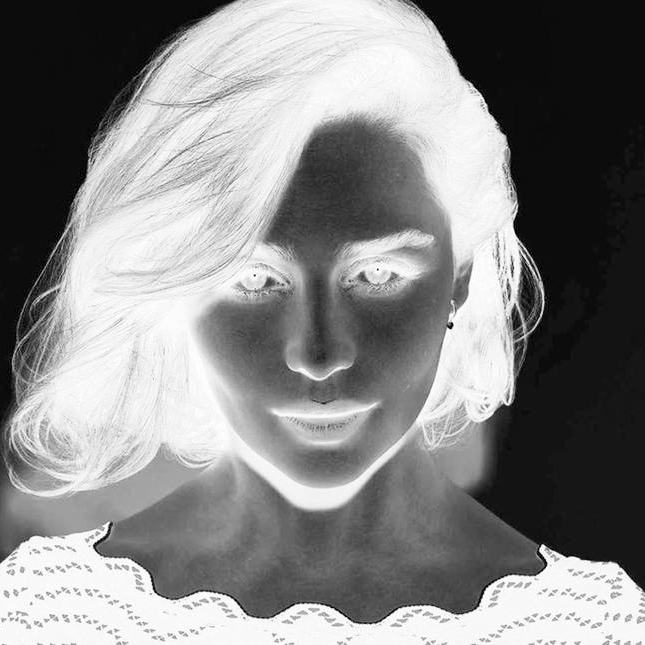
#> input picture Assignment21/img/1.jpg, 645 x 645 px, given in place of the camera
$ python color_detector.py
#> lines starting #> are read from the running program, lines starting #| are printed output that depends on the picture; after the words box and inside, x2 and y2 are one past the last pixel; in counts of white or black regions, pixels touching at a corner belong together
import cv2
import numpy as np

cap = cv2.VideoCapture(0)

def main():
    while True:
        ret, frame = cap.read()
#> frame is the input picture: shape (645, 645, 3); min 0, max 255, mean 133.8
        if not ret:
            break

        width, height, _ = frame.shape
#> width = 645; height = 645

        b, g, r = cv2.split(frame)

        target = frame[(width//8)*3:(width//8)*5, (height//8)*3:(height//8)*5]
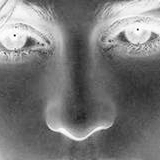
#> target: shape (160, 160, 3); min 15, max 255, mean 120.9

        b_tar, g_tar, r_tar = cv2.split(target)

        alpha = 3 # Contrast control (1.0-3.0)
        beta = 0 # Brightness control (0-100)
        r_tar = cv2.convertScaleAbs(r_tar, alpha=alpha, beta=beta)
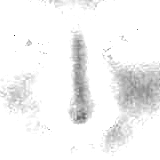
#> r_tar: shape (160, 160); min 45, max 255, mean 243.2
        g_tar = cv2.convertScaleAbs(g_tar, alpha=alpha, beta=beta)
        b_tar = cv2.convertScaleAbs(b_tar, alpha=alpha, beta=beta)

        r_avg = round(np.average(r_tar))
#> r_avg = 243
        g_avg = round(np.average(g_tar))
#> g_avg = 243
        b_avg = round(np.average(b_tar))
#> b_avg = 243

        target = cv2.merge((b_tar,g_tar,r_tar))

        kernel = np.ones((45, 45), np.float32)/2025
        b = cv2.filter2D(b, -1, kernel, borderType=cv2.BORDER_CONSTANT)
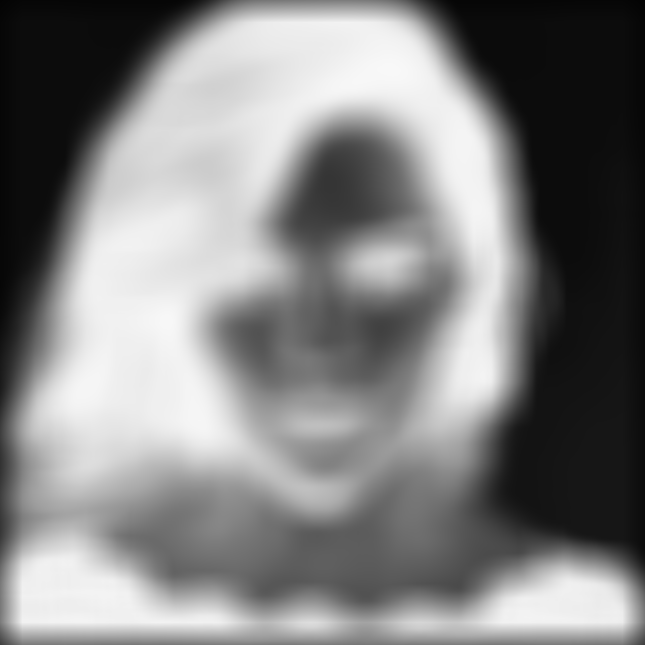
#> b: shape (645, 645); min 3, max 248, mean 130.1
        g = cv2.filter2D(g, -1, kernel, borderType=cv2.BORDER_CONSTANT)
        r = cv2.filter2D(r, -1, kernel, borderType=cv2.BORDER_CONSTANT)

        frame = cv2.merge((b, g, r))

        frame[(width//8)*3:(width//8)*5, (height//8)*3:(height//8)*5] = target
        cv2.rectangle(frame, (height//8*3, width//8*3), ((height//8*5), (width//8*5)), (0, 255, 0), 4)
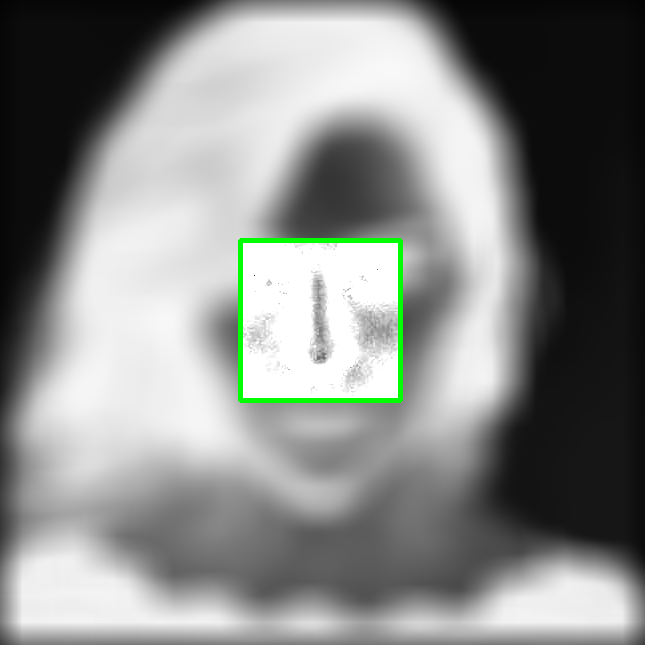
#> frame: shape (645, 645, 3); mean B, G, R 136.2, 138.1, 136.2

        # detect color and put text ... r_avg , b_avg ...
        if r_avg>220 and g_avg>220 and b_avg>220:
            cv2.putText(frame, 'White', (10, 30), cv2.FONT_HERSHEY_COMPLEX, 1, (0,0,0))
#> frame: shape (645, 645, 3); 0.09% of pixels changed, all inside (x1, y1, x2, y2) = (11, 9, 99, 31)
        elif r_avg<60 and g_avg<60 and b_avg<60:
            cv2.putText(frame, 'Black', (10, 30), cv2.FONT_HERSHEY_COMPLEX, 1, (0,0,0))
        elif 170>r_avg>70 and 170>g_avg>70 and 170>b_avg>70:
            cv2.putText(frame, 'Gray', (10, 30), cv2.FONT_HERSHEY_COMPLEX, 1, (0,0,0))

        elif r_avg>200 and g_avg<40 and b_avg<40:
            cv2.putText(frame, 'Red', (10, 30), cv2.FONT_HERSHEY_COMPLEX, 1, (0,0,0))
        elif r_avg<40 and g_avg>200 and b_avg<40:
            cv2.putText(frame, 'Green', (10, 30), cv2.FONT_HERSHEY_COMPLEX, 1, (0,0,0))
        elif r_avg<40 and g_avg<40 and b_avg>200:
            cv2.putText(frame, 'Blue', (10, 30), cv2.FONT_HERSHEY_COMPLEX, 1, (0,0,0))

        elif r_avg>200 and g_avg>200 and b_avg<40:
            cv2.putText(frame, 'Yellow', (10, 30), cv2.FONT_HERSHEY_COMPLEX, 1, (0,0,0))
        elif r_avg<40 and g_avg>200 and b_avg>200:
            cv2.putText(frame, 'Cyan', (10, 30), cv2.FONT_HERSHEY_COMPLEX, 1, (0,0,0))
        elif r_avg>200 and g_avg<40 and b_avg>200:
            cv2.putText(frame, 'Magenta', (10, 30), cv2.FONT_HERSHEY_COMPLEX, 1, (0,0,0))

        cv2.imshow('cam', frame)

        if cv2.waitKey(1) & 0xFF == ord('q'):
#> (key q is pressed here)
            break

if __name__=='__main__':
    main()
    cap.release()
    cv2.destroyAllWindows()

$ run again, on Assignment21/img/2.jpg
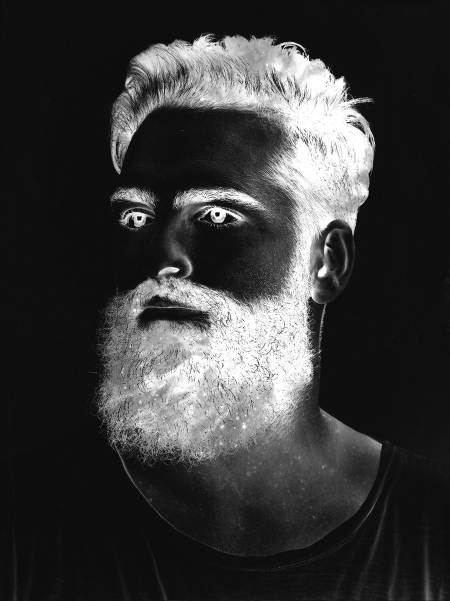
#> input picture Assignment21/img/2.jpg, 900 x 1202 px, given in place of the camera (shown at 1/2 size)
#> in main, frame is the input picture: shape (1202, 900, 3); min 0, max 255, mean 57.7
#> in main, `r_tar = cv2.convertScaleAbs(r_tar, alpha=alpha, beta=beta)`:
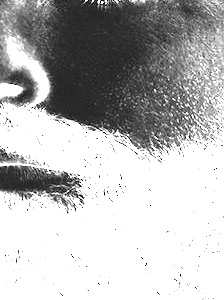
#> r_tar: shape (300, 224); min 0, max 255, mean 183.6
#> r_avg = 184
#> in main, `cv2.rectangle(frame, (height//8*3, width//8*3), ((height//8*5), (width..`:
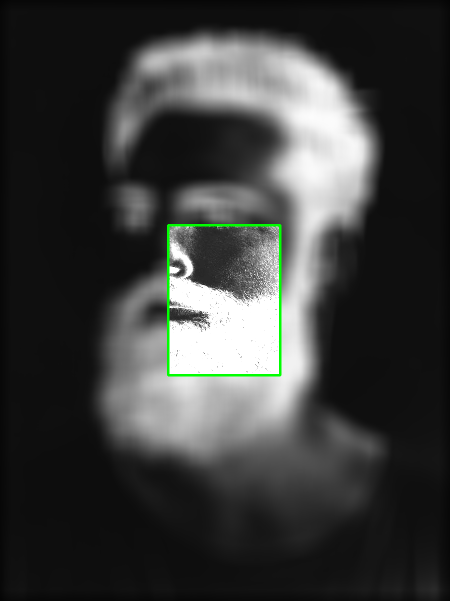
#> frame: shape (1202, 900, 3) (shown at 1/2 size); mean B, G, R 60, 61.2, 60

$ run again, on Assignment21/img/4.jpg
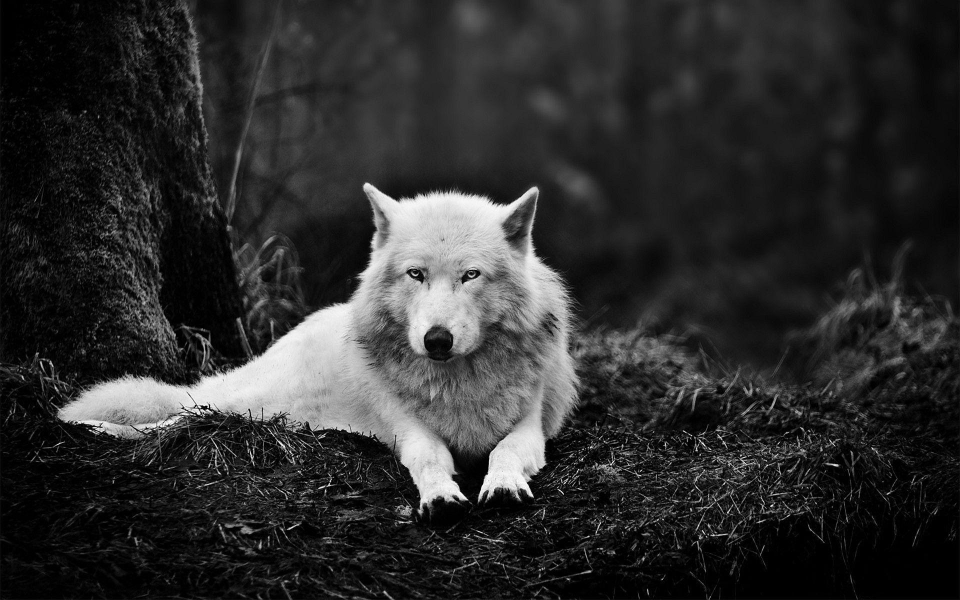
#> input picture Assignment21/img/4.jpg, 1920 x 1200 px, given in place of the camera (shown at 1/2 size)
#> in main, frame is the input picture: shape (1200, 1920, 3); min 0, max 255, mean 45.3
#> in main, `r_tar = cv2.convertScaleAbs(r_tar, alpha=alpha, beta=beta)`:
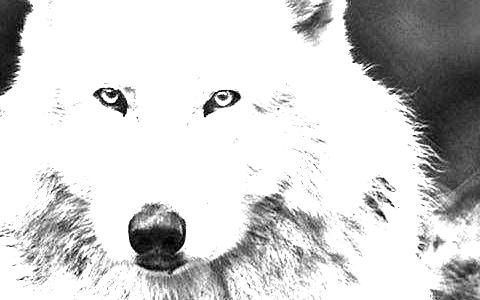
#> r_tar: shape (300, 480); min 0, max 255, mean 210.2
#> r_avg = 210
#> in main, `cv2.rectangle(frame, (height//8*3, width//8*3), ((height//8*5), (width..`:
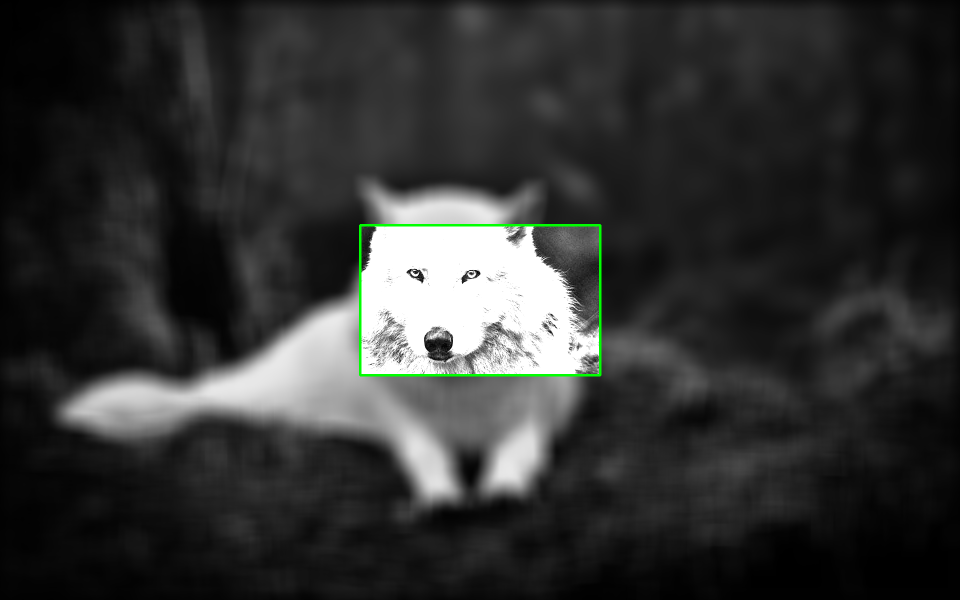
#> frame: shape (1200, 1920, 3) (shown at 1/2 size); mean B, G, R 50, 50.9, 50
